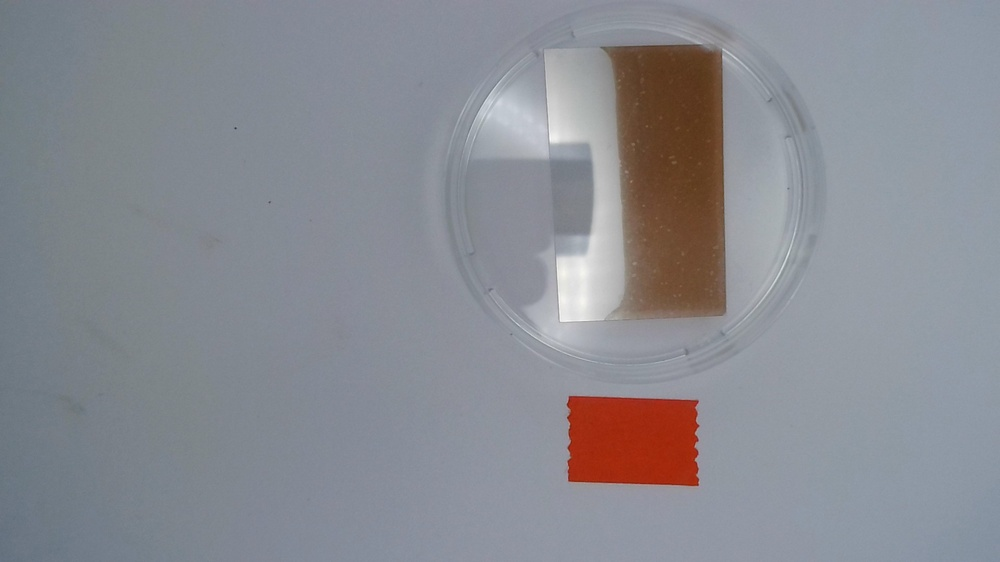
#> input picture imgs/img1.jpg, 1000 x 562 px, shrunk from 1920 x 1080 before the run
$ python calibrate.py imgs/img1.jpg
#> lines starting #> are read from the running program, lines starting #| are printed output that depends on the picture; after the words box and inside, x2 and y2 are one past the last pixel; in counts of white or black regions, pixels touching at a corner belong together
#> further down, image is the input picture: shape (562, 1000, 3); mean B, G, R 145.8, 139.2, 137.1
import cv2
import numpy as np
import sys

def red_brightness(res) -> float:
    image = cv2.cvtColor(res, cv2.COLOR_BGR2HSV)

    # lower boundary RED color range values; Hue (0 - 10)
    lower1 = np.array([0, 180, 80])
    upper1 = np.array([10, 255, 255])

    # upper boundary RED color range values; Hue (160 - 180)
    lower2 = np.array([100, 180, 80])
    upper2 = np.array([179, 255, 255])

    lower_mask = cv2.inRange(image, lower1, upper1)
    upper_mask = cv2.inRange(image, lower2, upper2)

    full_mask = upper_mask + lower_mask

    result = cv2.bitwise_and(res, res, mask=full_mask)

    average_hsv = cv2.mean(image, full_mask)
    return average_hsv[2]


def calibrate(img, value):
#> called with value = 5
    hsv = cv2.cvtColor(img, cv2.COLOR_BGR2HSV)
#> hsv: shape (562, 1000, 3); mean H, S, V 99.1, 35, 151.4
    h, s, v = cv2.split(hsv)
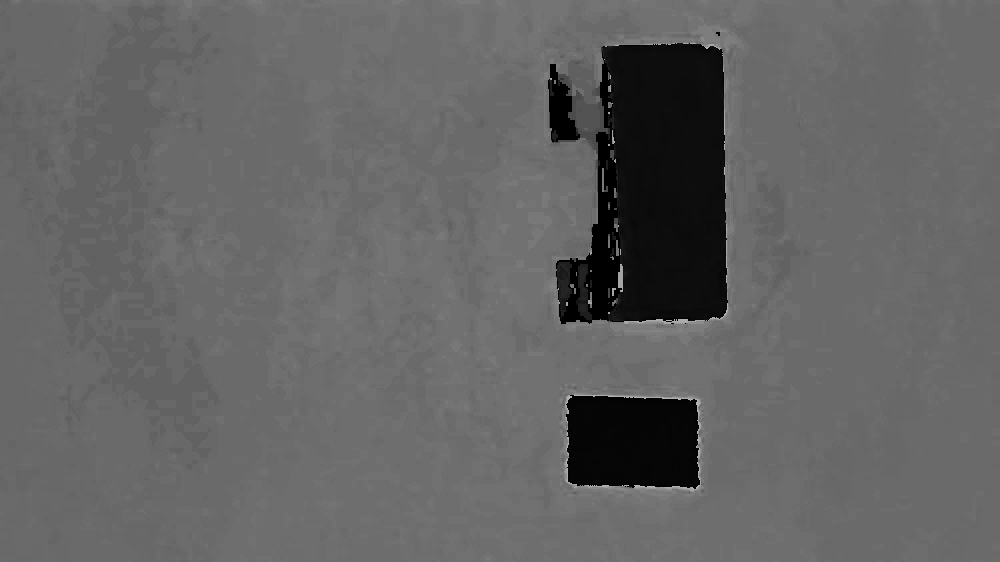
#> h: shape (562, 1000); min 0, max 179, mean 99.1
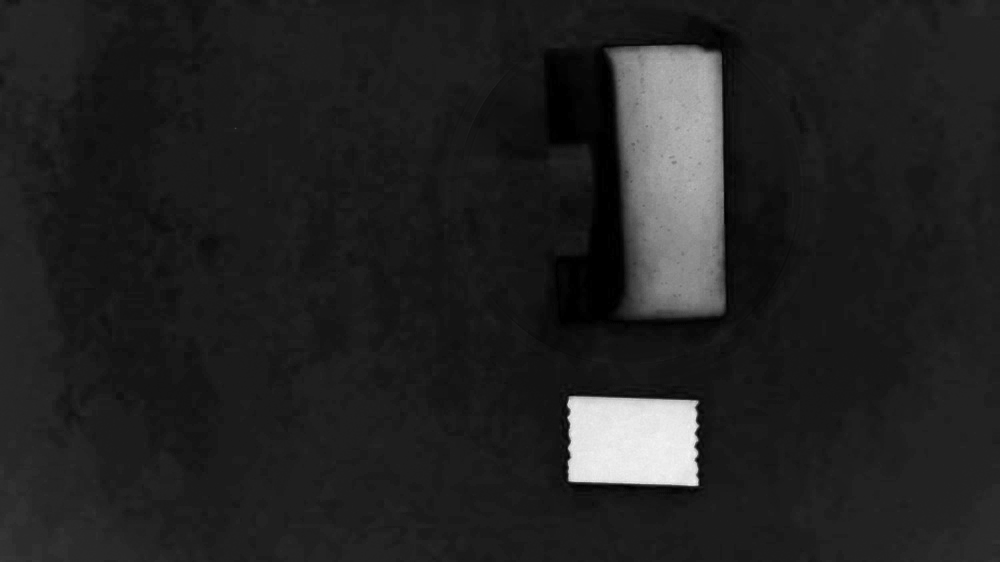
#> s: shape (562, 1000); min 0, max 244, mean 35
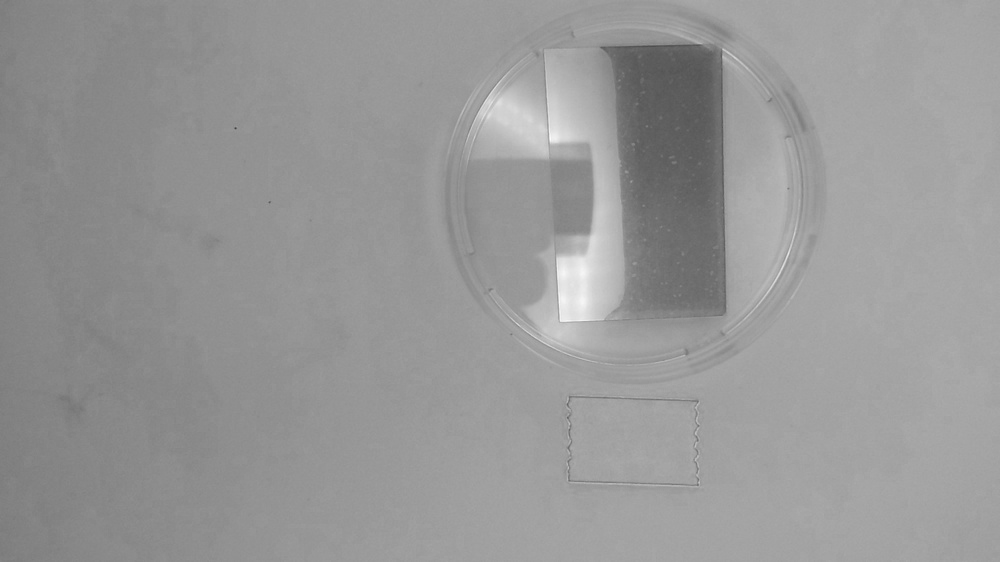
#> v: shape (562, 1000); min 65, max 252, mean 151.4

    lim = 255 - value
    v[v > lim] = 255
#> v: shape (562, 1000); under 0.01% of pixels changed, all inside (x1, y1, x2, y2) = (550, 138, 551, 140)
    v[v <= lim] += value

    final_hsv = cv2.merge((h, s, v))
#> final_hsv: shape (562, 1000, 3); mean H, S, V 99.1, 35, 156.4
    image = cv2.cvtColor(final_hsv, cv2.COLOR_HSV2BGR)

    b_val = red_brightness(image)
#> in red_brightness, `lower_mask = cv2.inRange(image, lower1, upper1)`:
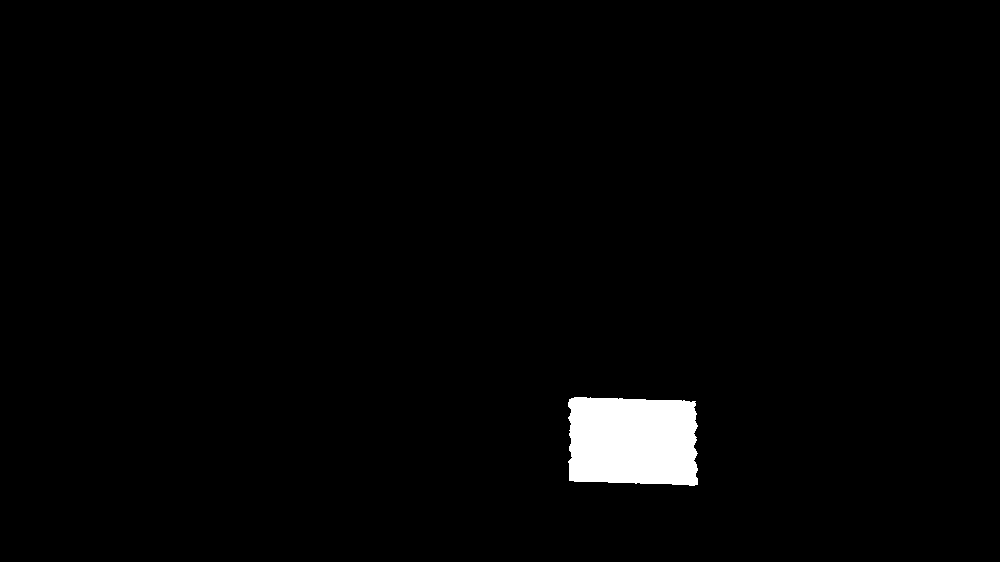
#> lower_mask: shape (562, 1000); 1.9% white; 1 white region, box (x1, y1, x2, y2) and area: (568, 397, 698, 486) 10682
#> in red_brightness, `upper_mask = cv2.inRange(image, lower2, upper2)`:
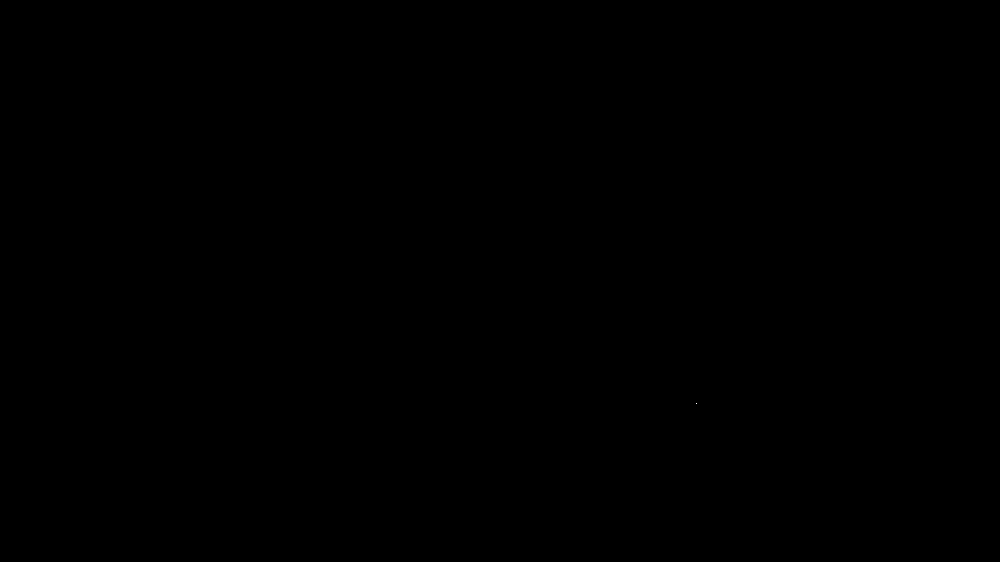
#> upper_mask: shape (562, 1000); 0% white in thin lines or dots, all inside (x1, y1, x2, y2) = (696, 403, 697, 404)
#> in red_brightness, `average_hsv = cv2.mean(image, full_mask)`: average_hsv = (5.28, 228.6, 166, 0)
#> b_val = 166
    if b_val < 110:
        s = input("The image is too dark. It cannot be calibrated without artifacts. "
                  "Continue anyways? (y/n) ")
        if s == "n":
            sys.exit()
        elif s == "y":
            return img
        else:
            print(s + " is not recognized.")
            sys.exit()

    while b_val < 180:
        image = calibrate(image, 5)
        b_val = red_brightness(image)
#> this loop made 1 pass
#> b_val on pass 1: 180.9

    return image

if __name__ == '__main__':
    try:
        image = cv2.imread(sys.argv[1])
        image = calibrate(image, 5)
    except Exception:
        print("Cannot find filepath" + sys.argv[1])
        sys.exit()

    cv2.imwrite(f"output/{sys.argv[1]}_calibrated.png", image)
    print(f"Wrote {sys.argv[1]}_calibrated.png in /output/ ")

$ run again, on imgs/img3 PbO2 bad.jpg
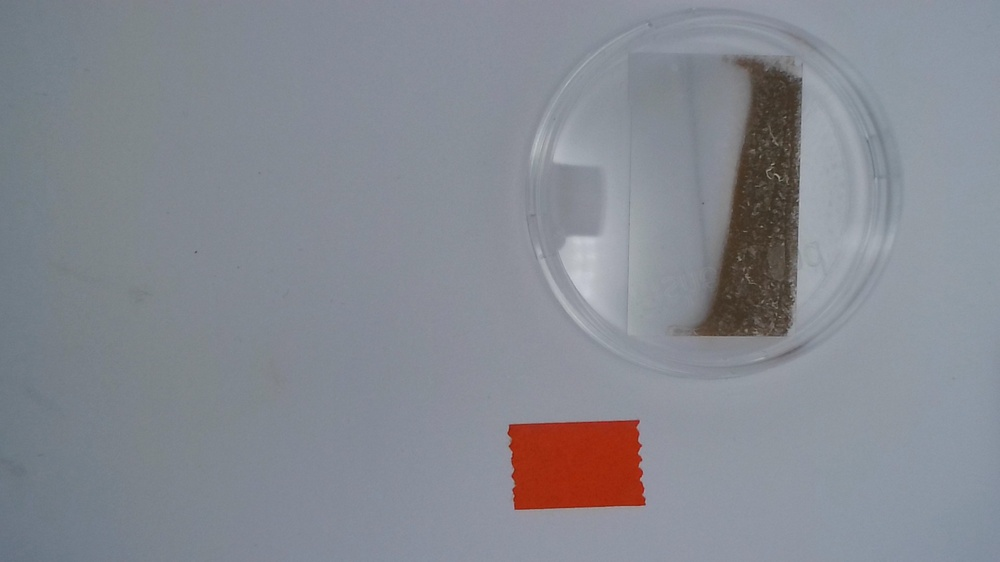
#> input picture imgs/img3 PbO2 bad.jpg, 1000 x 562 px, shrunk from 1920 x 1080 before the run
#> image is the input picture: shape (562, 1000, 3); mean B, G, R 145.3, 137.4, 134
#> hsv: shape (562, 1000, 3); mean H, S, V 102.6, 31.7, 148.8
#> final_hsv: shape (562, 1000, 3); mean H, S, V 102.6, 31.7, 153.8
#> in red_brightness, `lower_mask = cv2.inRange(image, lower1, upper1)`:
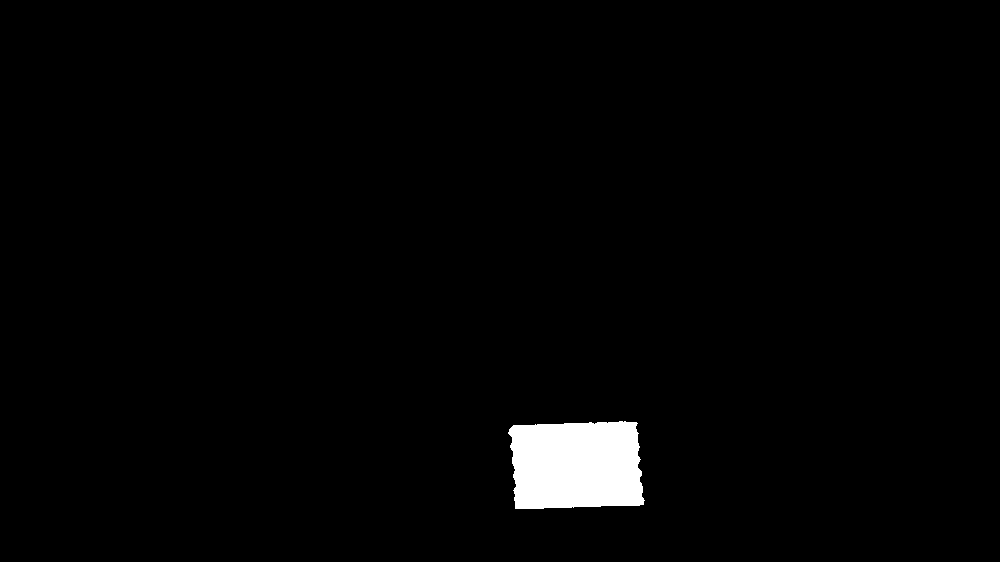
#> lower_mask: shape (562, 1000); 1.9% white; 1 white region, box (x1, y1, x2, y2) and area: (508, 421, 645, 509) 10702
#> upper_mask: shape (562, 1000); 0% white in thin lines or dots, all inside (x1, y1, x2, y2) = (512, 446, 641, 477)
#> full_mask: shape (562, 1000); 1.9% white; 1 white region, box (x1, y1, x2, y2) and area: (508, 421, 645, 509) 10704
#> average_hsv = (5.16, 227.3, 164, 0)
#> in calibrate, `b_val = red_brightness(image)`: b_val = 164
#> the loop in calibrate, `while b_val < 180:` made 1 pass
#> b_val on pass 1: 183.9
#> after the loop in calibrate, `while b_val < 180:`:
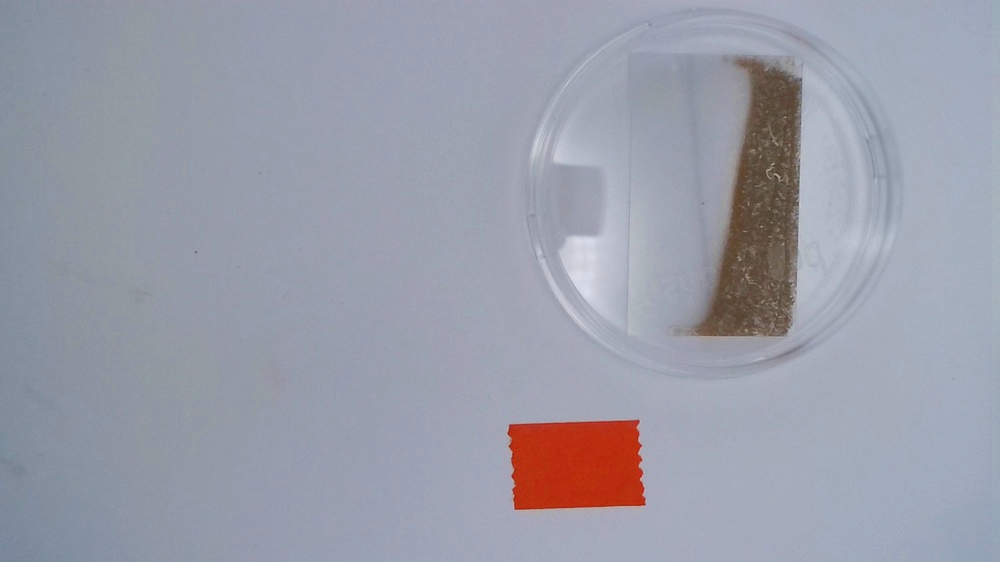
#> image: shape (562, 1000, 3); mean B, G, R 169.5, 157.3, 154.2

$ run again, on imgs/img4 PEDOT.jpg
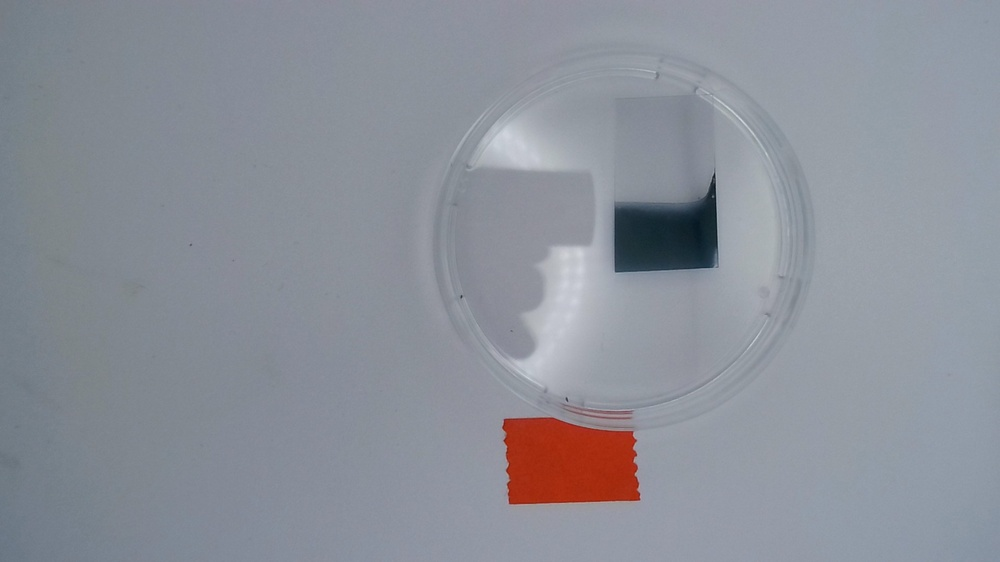
#> input picture imgs/img4 PEDOT.jpg, 1000 x 562 px, shrunk from 1920 x 1080 before the run
#> image is the input picture: shape (562, 1000, 3); mean B, G, R 153.3, 144.3, 139.9
#> hsv: shape (562, 1000, 3); mean H, S, V 106.1, 31.3, 155.9
#> in calibrate, `h, s, v = cv2.split(hsv)`:
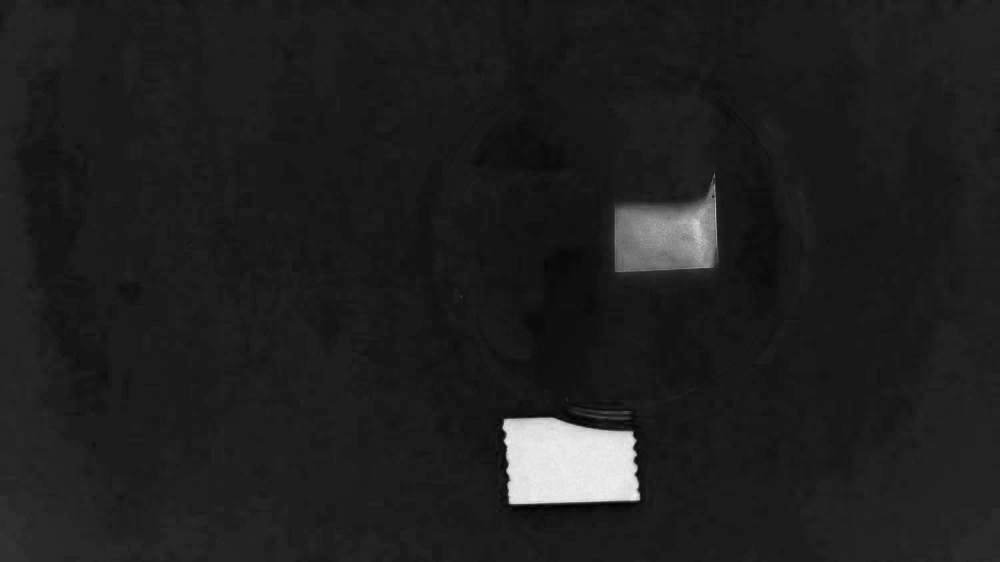
#> s: shape (562, 1000); min 0, max 241, mean 31.3
#> final_hsv: shape (562, 1000, 3); mean H, S, V 106.1, 31.3, 160.9
#> in red_brightness, `lower_mask = cv2.inRange(image, lower1, upper1)`:
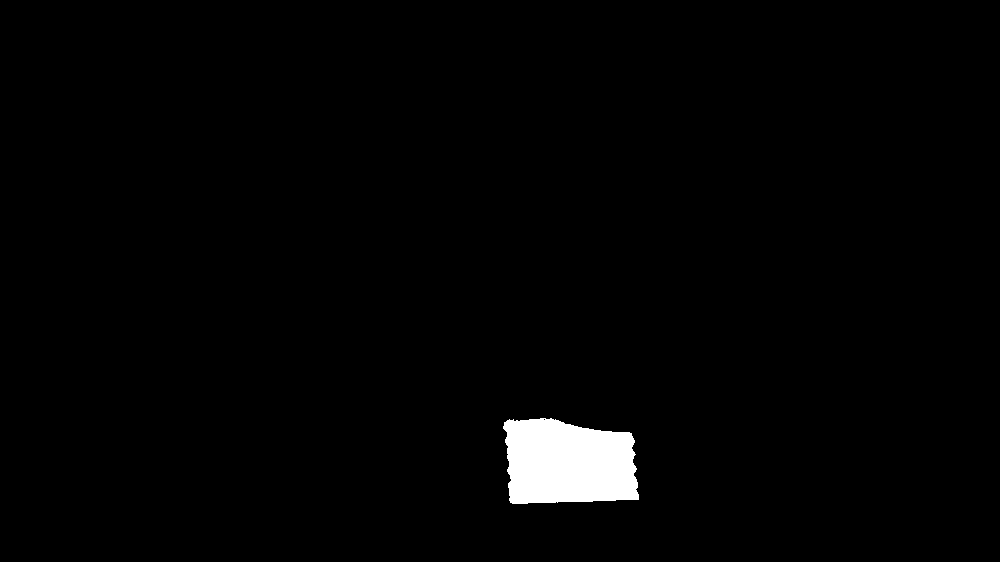
#> lower_mask: shape (562, 1000); 1.8% white; 1 white region, box (x1, y1, x2, y2) and area: (503, 418, 639, 504) 9837
#> upper_mask: shape (562, 1000); every value is 0
#> average_hsv = (5.29, 226.5, 169.8, 0)
#> in calibrate, `b_val = red_brightness(image)`: b_val = 169.8
#> the loop in calibrate, `while b_val < 180:` made 1 pass
#> b_val on pass 1: 184.7

$ run again, on imgs/img5 PbO2.jpg
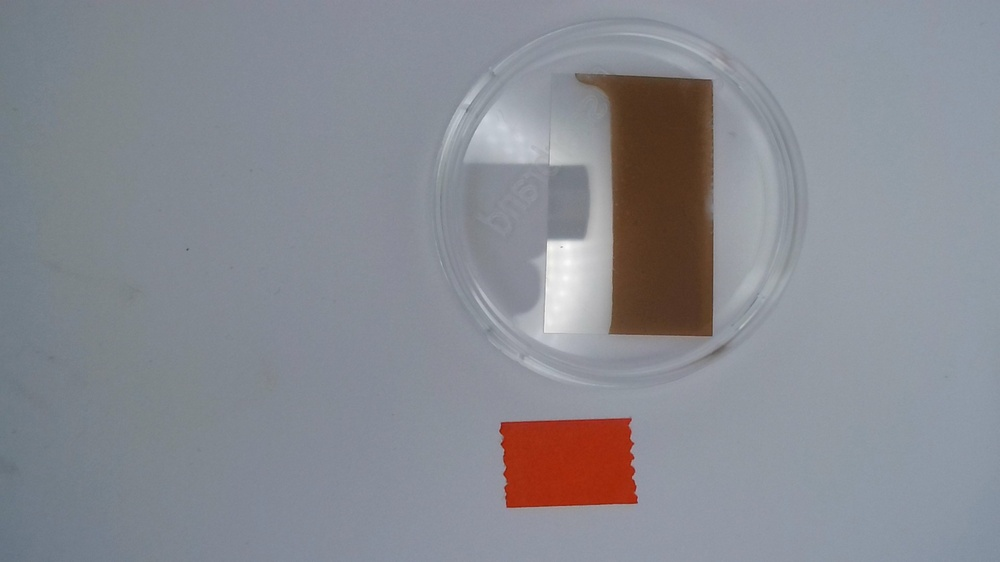
#> input picture imgs/img5 PbO2.jpg, 1000 x 562 px, shrunk from 1920 x 1080 before the run
#> image is the input picture: shape (562, 1000, 3); mean B, G, R 145.9, 138.8, 136.4
#> hsv: shape (562, 1000, 3); mean H, S, V 100.2, 35.4, 151
#> in calibrate, `h, s, v = cv2.split(hsv)`:
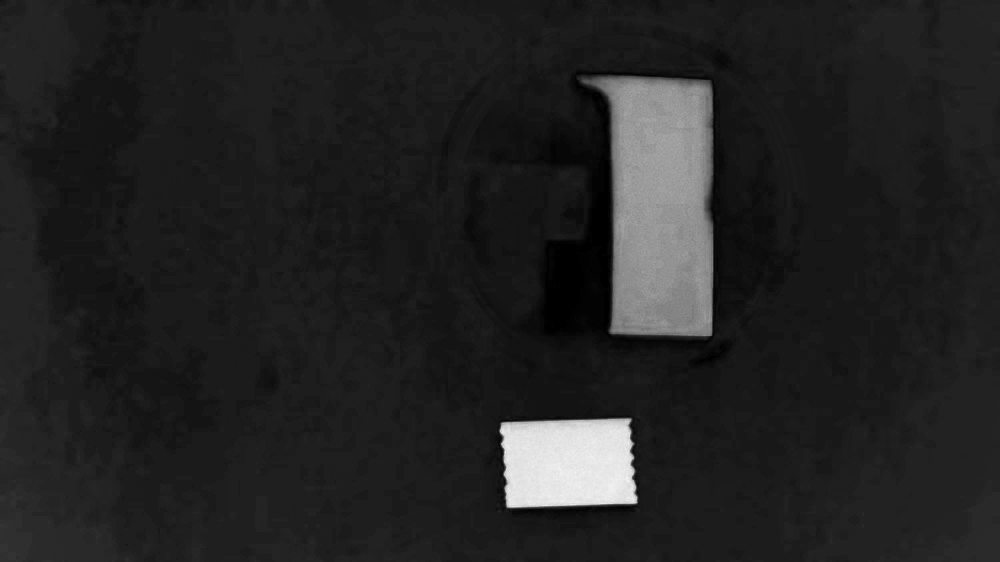
#> s: shape (562, 1000); min 0, max 242, mean 35.4
#> final_hsv: shape (562, 1000, 3); mean H, S, V 100.2, 35.4, 156
#> in red_brightness, `lower_mask = cv2.inRange(image, lower1, upper1)`:
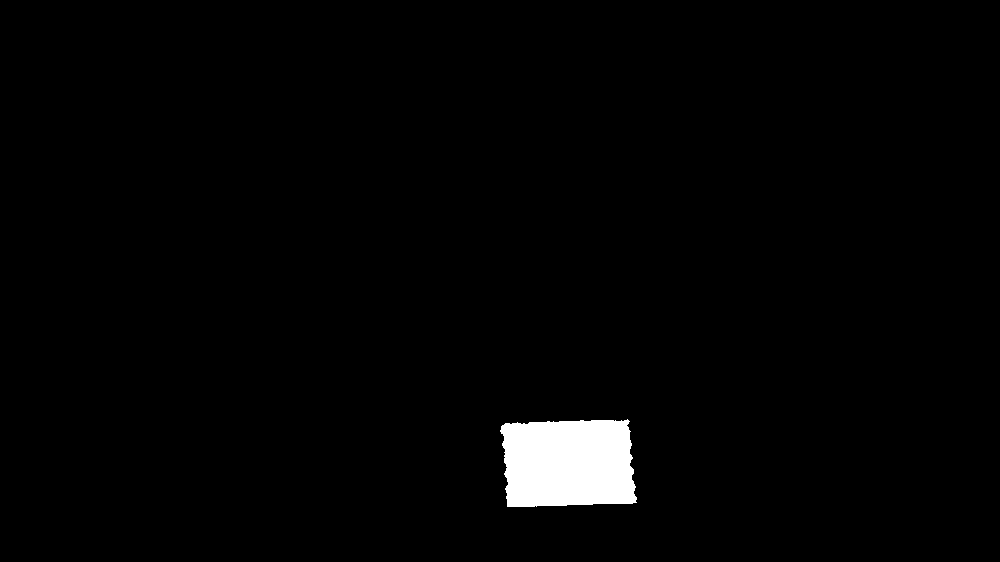
#> lower_mask: shape (562, 1000); 1.9% white; 1 white region, box (x1, y1, x2, y2) and area: (500, 419, 637, 507) 10707
#> upper_mask: shape (562, 1000); 0% white in thin lines or dots, all inside (x1, y1, x2, y2) = (635, 488, 636, 489)
#> full_mask: shape (562, 1000); 1.9% white; 1 white region, box (x1, y1, x2, y2) and area: (500, 419, 637, 507) 10708
#> average_hsv = (5.34, 226.8, 165.2, 0)
#> in calibrate, `b_val = red_brightness(image)`: b_val = 165.2
#> the loop in calibrate, `while b_val < 180:` made 1 pass
#> b_val on pass 1: 180.1
